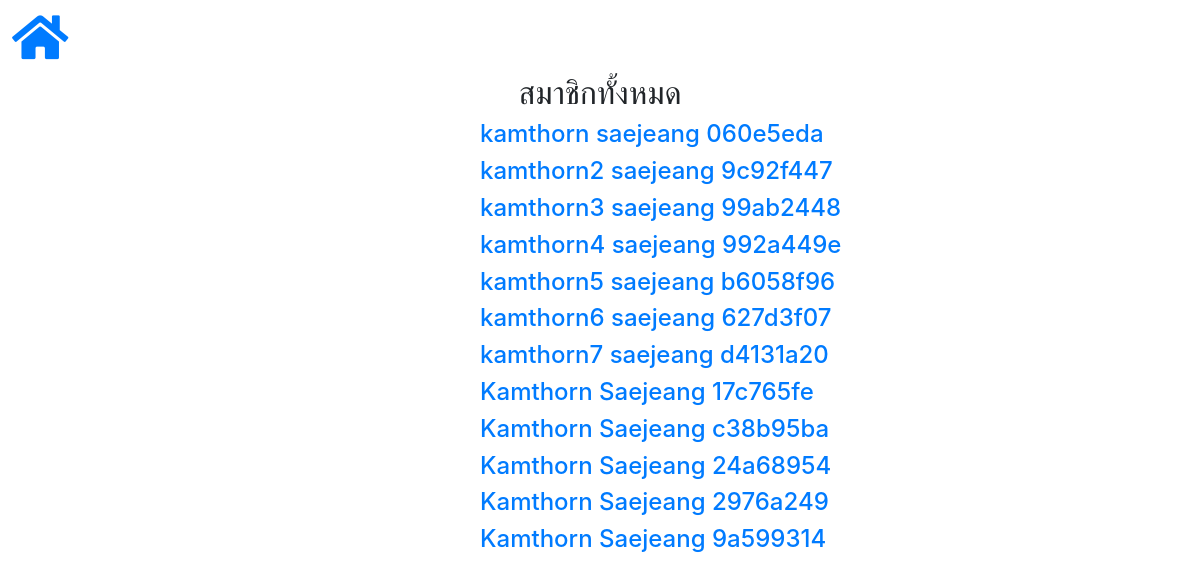
The page /adminsite/member/ on the database as committed earlier.
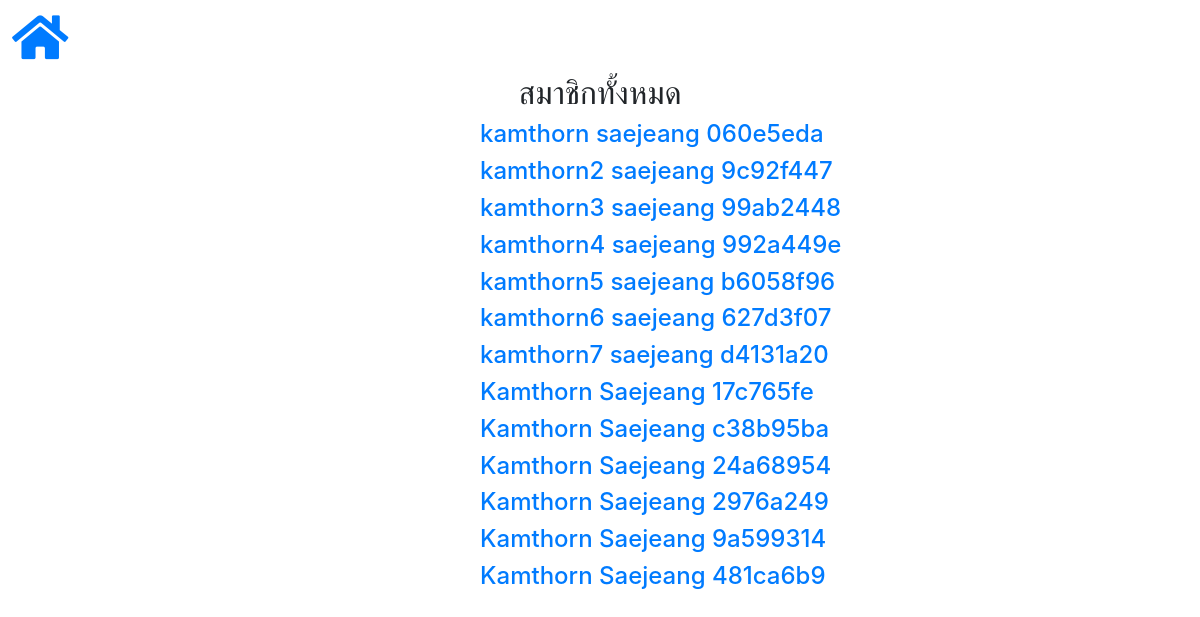
The same page on the database as committed later.
### member/models.py (models this page shows, shortened)
class Member(User):
    def randomint():
        return uuid4().hex[:8]
    class Meta:
        db_table = 'bcb_member'
    user_ptr = models.OneToOneField(auto_created=True, on_delete=models.CASCADE,
                                    parent_link=True, primary_key=True, serialize=False, to=settings.AUTH_USER_MODEL, db_constraint=False)
    tel = models.CharField(max_length=10, null=True)
    birthday = models.DateField(null=True)
    gender = models.CharField(max_length=10, null=True)
    public = models.BooleanField(default=True)
    virtualid = models.CharField(
        max_length=8, default=randomint, unique=True)

### adminsite/views.py (the view)
# urls.py: path('member/', views.ListMember.as_view(), name='member'),
class ListMember(ListView):
    permission_required = 'is_staff'
    login_url = '/adminsite/login/'
    model = member_models.Member
    template_name = 'adminsite/member.html'
    def get_queryset(self):
        member = member_models.Member.objects.filter(
            is_staff=False)  # .filter(is_active=True)
        return member

### func/disable.py (called while the page is built)
    def process_request(self, request):
        setattr(request, '_dont_enforce_csrf_checks', True)

### template/adminsite/member.html (shortened to what this page needs)
{% extends 'adminsite/base_admin.html' %}
{% load crispy_forms_tags %}
{% block content %}
<h2>สมาชิกทั้งหมด</h2>
    {% for member in object_list %}
            <h4/><a href="{% url 'member_detail' pk=member.pk %}">
                {{ member.first_name }} {{member.last_name}} {{member.virtualid}}
            </a>
    {% endfor %}
{% endblock %}

Rows that differ between the two databases and show on the page:
added Member: first_name "Kamthorn", last_name "Saejeang", virtualid "481ca6b9"
